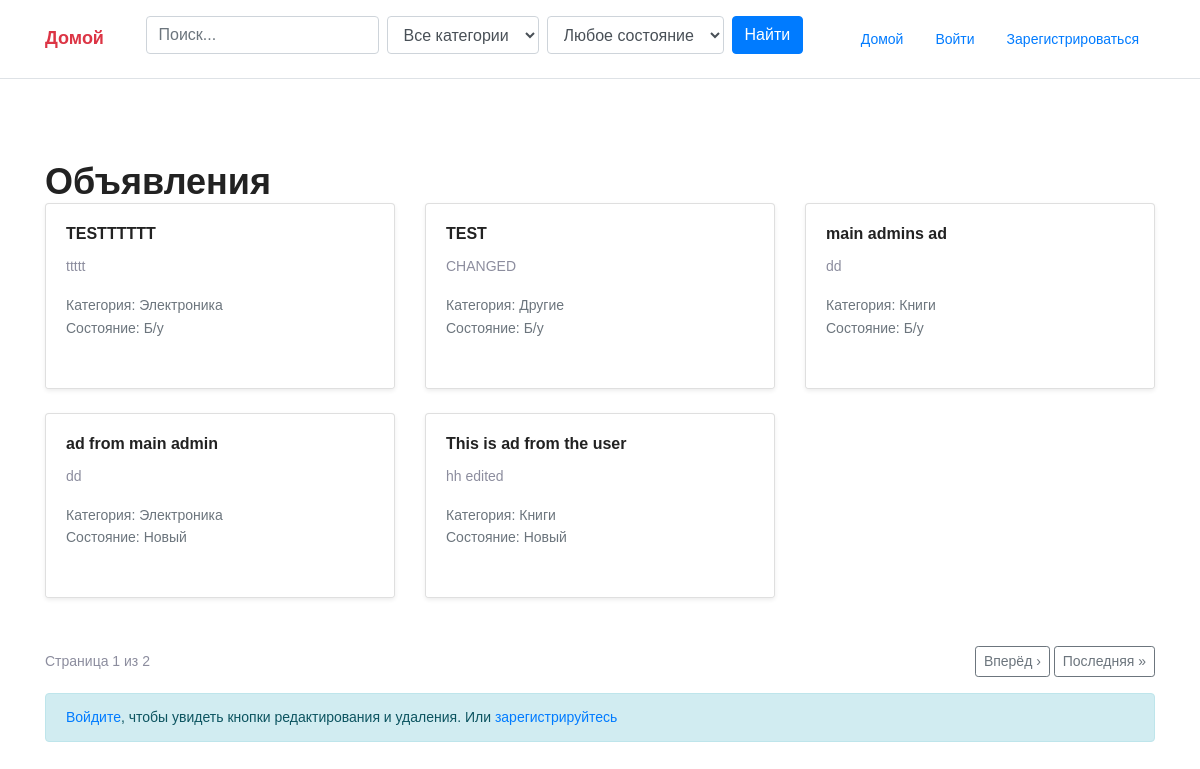
The page / on the database its author committed.
### ads/models.py (models this page shows, shortened)
class Ad(models.Model):
    id = models.AutoField(primary_key=True)
    CATEGORY_CHOICES = [
        ('tech', 'Электроника'),
        ('clothes', 'Одежда'),
        ('books', 'Книги'),
        ('other', 'Другие'),
    ]
    CONDITION_CHOICES = [
        ('new', 'Новый'),
        ('used', 'Б/у'),
    ]
    user = models.ForeignKey(User, on_delete=models.CASCADE)
    title = models.CharField(max_length=255)
    description = models.TextField()
    image_url = models.URLField(blank=True, null=True)
    category = models.CharField(max_length=100, choices=CATEGORY_CHOICES)
    condition = models.CharField(max_length=10, choices=CONDITION_CHOICES)
    created_at = models.DateTimeField(auto_now_add=True)

### ads/views.py (the view)
# urls.py: path('', views.AdListView.as_view(), name='ad_list'),
class AdListView(View):
    def get(self, request):
        ads = Ad.objects.all().order_by('-created_at')
        query = request.GET.get('q')
        condition = request.GET.get('condition')
        category = request.GET.get('category')
        other = request.GET.get('other')
        if query:
            ads = ads.filter(Q(title__icontains=query) | Q(description__icontains=query))
        if condition:
            ads = ads.filter(condition=condition)
        if category:
            ads = ads.filter(category=category)
        if other:
            ads = ads.filter(other=other)
        page_number = request.GET.get('page')
        paginator = Paginator(ads, per_page=5)
        page_obj = paginator.get_page(page_number)
        return render(request, template_name='ad_list.html', context={
            'ads': page_obj,
            'query': query,
            'condition': condition,
            'category': category,
            'other': other
        })

### ads/templates/ad_list.html (shortened to what this page needs)
{% extends 'base.html' %}
{% block content %}
<div class="mt-5 pt-5" style="margin-top: 120px;">
<h1 class="mt-5 pt-3" style="margin-top: 120px;">Объявления</h1>
<div class="row">
    {% for ad in ads %}
        <div class="col-md-6 col-lg-4 mb-4">
            <div class="card h-100 shadow-sm">
                <div class="card-body">
                    <h5 class="card-title">{{ ad.title }}</h5>
                    <p class="card-text">{{ ad.description }}</p>
                    <p class="text-muted mb-1">
                        Категория: {{ ad.get_category_display }}<br>
                        Состояние: {{ ad.get_condition_display }}
                    </p>
                </div>
                <div class="card-footer bg-white border-top-0">
                </div>
            </div>
        </div>
    {% endfor %}
</div>
<div class="d-flex justify-content-between align-items-center mt-4">
    <div>
        Страница {{ ads.number }} из {{ ads.paginator.num_pages }}
    </div>
    <div>
        {% if ads.has_next %}
            <a href="?page={{ ads.next_page_number }}" class="btn btn-outline-secondary btn-sm">Вперёд ›</a>
            <a href="?page={{ ads.paginator.num_pages }}" class="btn btn-outline-secondary btn-sm">Последняя »</a>
        {% endif %}
    </div>
</div>
{% if not user.is_authenticated %}
    <div class="alert alert-info mt-3">
        <a href="{% url 'login' %}">Войдите</a>, чтобы увидеть кнопки редактирования и удаления.
        Или <a href="{% url 'register' %}">зарегистрируйтесь</a>
    </div>
{% endif %}
</div>
{% endblock %}

### ads/static/css/style.css (style rules this page uses)
body { color: #8c8d9e; font-family: "Poppins", sans-serif; font-size: 14px; font-weight: 300; line-height: 1.625em; position: relative; }
a { -webkit-transition: all 0.3s ease 0s; -moz-transition: all 0.3s ease 0s; -o-transition: all 0.3s ease 0s; transition: all 0.3s ease 0s; }
a, a:focus, a:hover { text-decoration: none; outline: 0; }
h1, h2, h3, h4, h5, h6 { font-family: "Poppins", sans-serif; color: #222222; line-height: 1.2em !important; margin-bottom: 0; margin-top: 0; font-weight: 600; }
h1, .h1 { font-size: 36px; }
h5, .h5 { font-size: 16px; }
.justify-content-between { -webkit-box-pack: justify; -ms-flex-pack: justify; justify-content: space-between; }

### rows shown on the page
Ad: title "TESTTTTTT", description "ttttt", category "Электроника", condition "Б/у"
Ad: title "TEST", description "CHANGED", category "Другие", condition "Б/у"
Ad: title "main admins ad", description "dd", category "Книги", condition "Б/у"
Ad: title "ad from main admin", description "dd", category "Электроника", condition "Новый"
Ad: title "This is ad from the user", description "hh edited", category "Книги", condition "Новый"

### other values the page prints
{{ ads.number }} "1"
{{ ads.paginator.num_pages }} "2"
